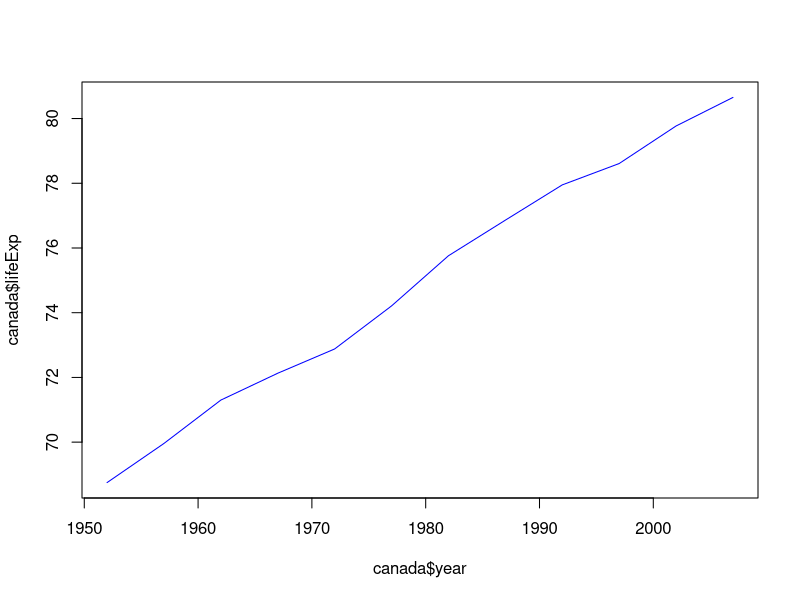

Source code (R):
# plotlifeexp.R

mydatafull<-read.table("Data/gapminder.txt",header = TRUE)


canada<-mydatafull[mydatafull$country=="Canada",]


png("canada.png")
plot(canada$year,canada$lifeExp,col="blue",type="l")

#close device
dev.off()


unique(mydatafull$country)
mydatafull[mydatafull$lifeExp<70,]
mydatafull